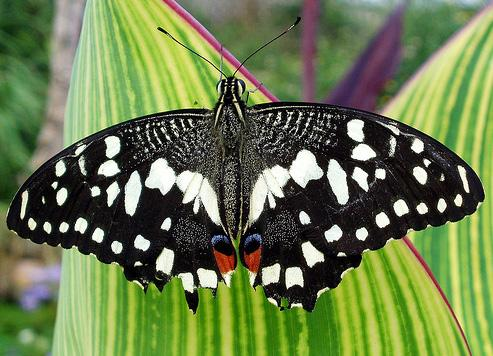
#> input picture opencv/butterfly.jpg, 493 x 356 px
$ python chapter3.py
#> lines starting #> are read from the running program, lines starting #| are printed output that depends on the picture
# cropping and resize image
import cv2

img = cv2.imread("../butterfly.jpg")
#> img is the input picture: shape (356, 493, 3); mean B, G, R 77.2, 123.6, 107
print(img.shape)    # height, width
#| (356, 493, 3)

imgResize = cv2.resize(img,(300,200))   # width, height
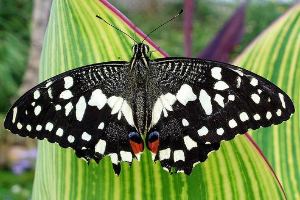
#> imgResize: shape (200, 300, 3); mean B, G, R 77, 123.4, 106.9
print(imgResize.shape)
#| (200, 300, 3)

imgCropped = img[0:200, 200:300]
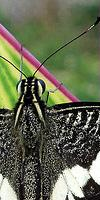
#> imgCropped: shape (200, 100, 3); mean B, G, R 82.1, 106.3, 101.2

cv2.imshow("Image", img)
# cv2.imshow("Image Resize", imgResize)
cv2.imshow("Image Cropped", imgCropped)

k = cv2.waitKey(0)
#> (key Esc is pressed here)
if k == 27:   #'Esc'
  cv2.destroyAllWindows()
